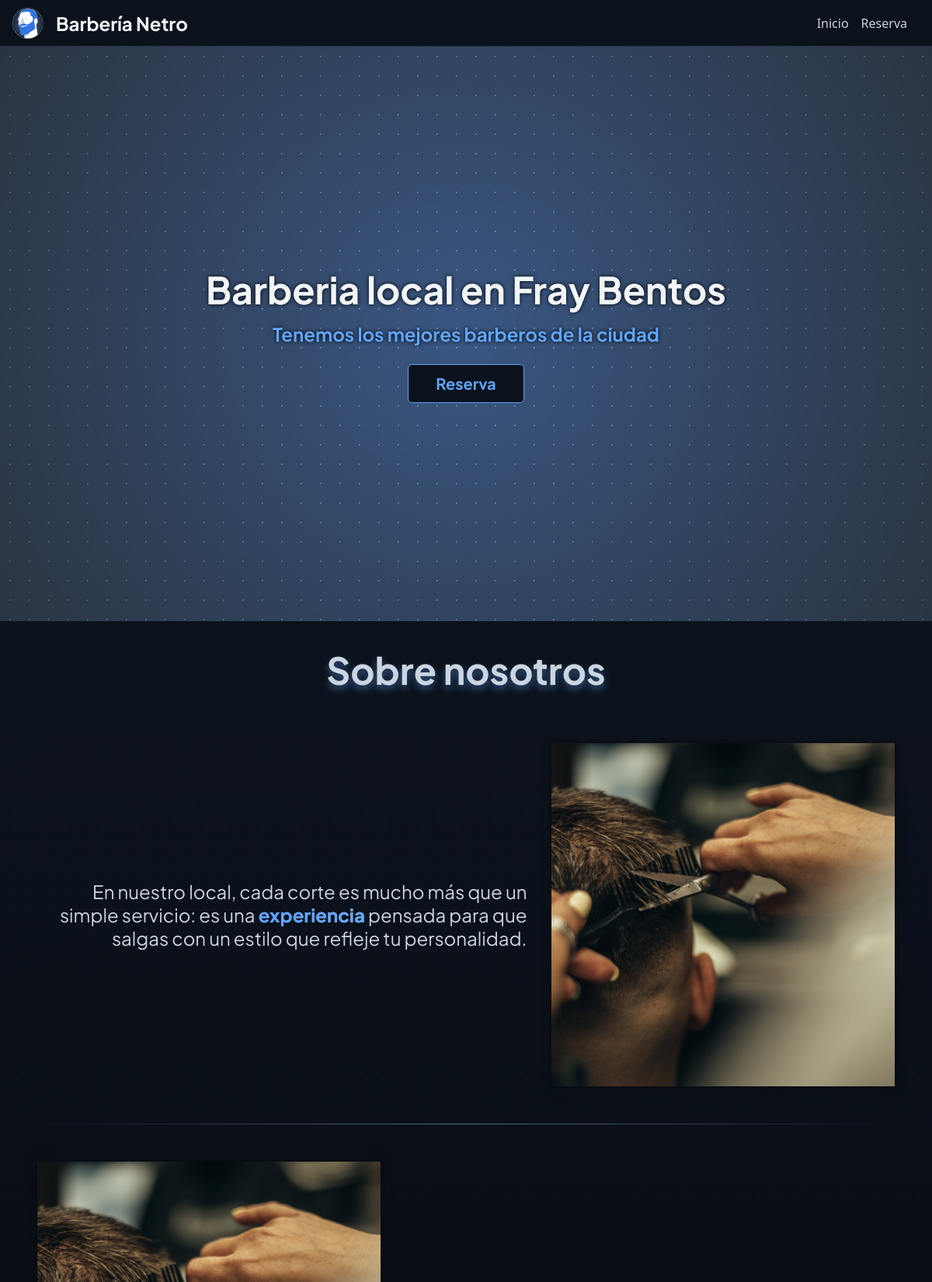
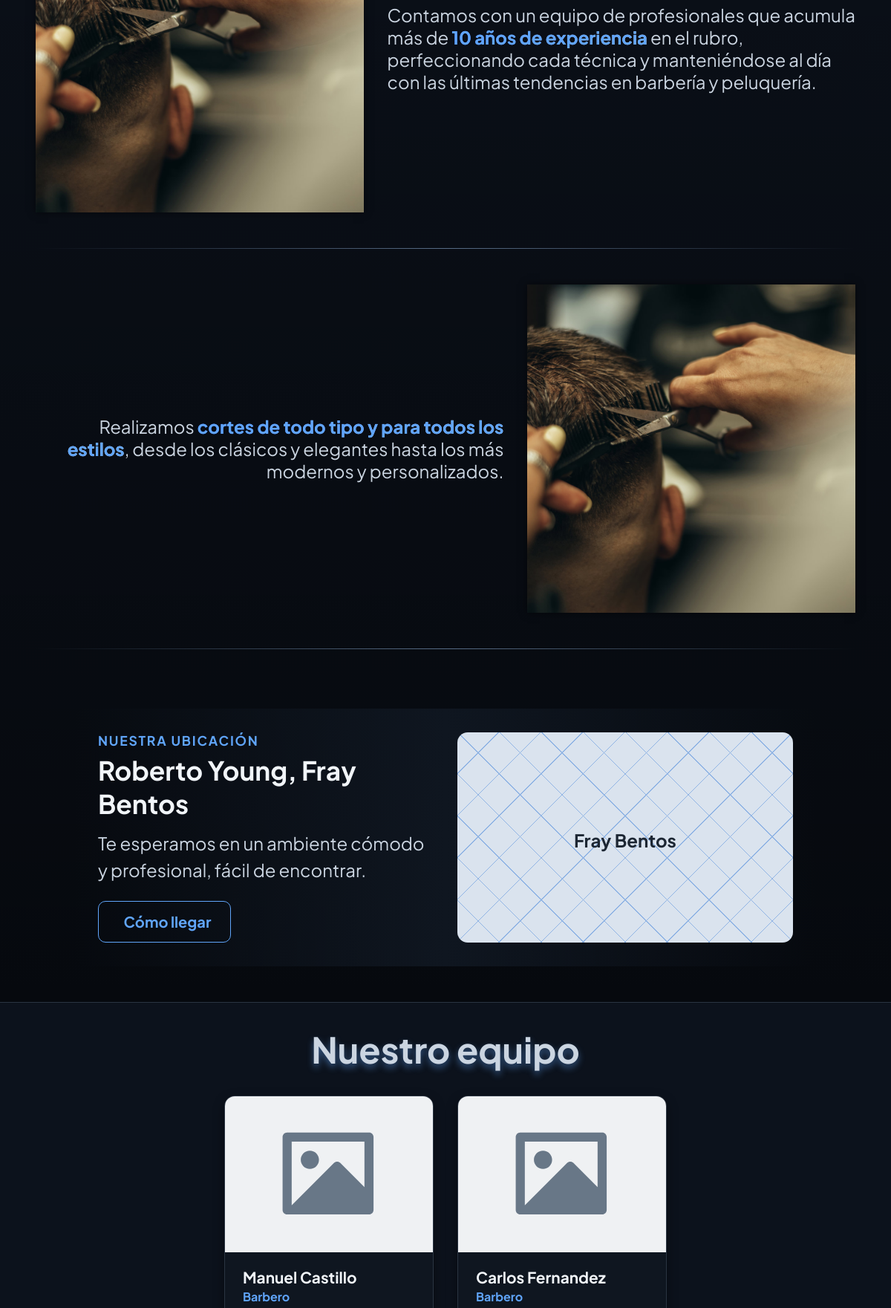
The app's page /sections/index.php (upper part) with its own data (2 pictures, top to bottom).
### tables this page shows
CREATE TABLE `barbero` (
  `id_barbero` int NOT NULL,
  `contrasena` varchar(255) NOT NULL,
  `url_imagen` varchar(255) DEFAULT NULL,
  `nombre` varchar(100) NOT NULL,
  `apellido` varchar(100) NOT NULL,
  `especialidad` varchar(50) DEFAULT NULL,
  `en_netro_desde` int DEFAULT NULL,
  `estado` enum('Disponible','No disponible') NOT NULL DEFAULT 'Disponible',
  `anio_inicio` year NOT NULL
);

### sections/comun.php (called while the page is built, shortened)
<?php
function foto_barbero($url_imagen) {
    return '../resources/images/landscape-placeholder.svg';
}

### sections/index.php (the view, shortened to what this page needs)
<?php
require_once __DIR__ . '/comun.php';
$sql = "SELECT b.id_barbero, b.nombre, b.apellido, b.url_imagen,
                b.anio_inicio, b.en_netro_desde, b.especialidad
        FROM barbero b";
$resultado = mysqli_query($conexion, $sql);
?>
<!DOCTYPE html>
<html lang="es">
<head>
    <link rel="stylesheet" href="../css/body.css">
    <link rel="stylesheet" href="../css/main.css">
    <link rel="stylesheet" href="../css/header.css">
    <link rel="stylesheet" href="../css/footer.css">
    <link rel="stylesheet" href="https://unpkg.com/@phosphor-icons/web@2.1.1/src/regular/style.css">
    <link rel="stylesheet" href="https://unpkg.com/@phosphor-icons/web@2.1.1/src/fill/style.css">
</head>
<body>
    <header class="header">
        <p id="Titulo">Barbería Netro</p>
        <div class="contenedor_botones">
            <a href="index.php" class="boton">Inicio</a>
            <a href="reserva.php" class="boton">Reserva</a>
        </div>
    </header>
    <main>
        <section id="hero">
            <h1>Barberia local en Fray Bentos</h1>
            <h2>Tenemos los mejores barberos de la ciudad</h2>
            <a href="reserva.php" class="botonhero">Reserva</a>
        </section>
        <section id="about">
            <h2>Sobre nosotros</h2>
            <div id="grid-about">
                <div class="fila">
                    <div class="texto">
                        <p>En nuestro local, cada corte es mucho más que un simple servicio: es una <span class="destacado">experiencia</span> pensada para que salgas con un estilo que refleje tu personalidad.</p>
                    </div>
                    <div class="imagen-p" id="img1"></div>
                </div>
                <div class="separador"></div>
                <div class="fila-inv">
                    <div class="imagen-p" id="img2"></div>
                    <div class="texto-inv">
                        <p>Contamos con un equipo de profesionales que acumula más de <span class="destacado">10 años de experiencia</span> en el rubro, perfeccionando cada técnica y manteniéndose al día con las últimas tendencias en barbería y peluquería.</p>
                    </div>
                </div>
                <div class="separador"></div>
                <div class="fila">
                    <div class="texto">
                        <p>Realizamos <span class="destacado">cortes de todo tipo y para todos los estilos</span>, desde los clásicos y elegantes hasta los más modernos y personalizados.</p>
                    </div>
                    <div class="imagen-p" id="img3"></div>
                </div>
                <div class="separador"></div>
            </div>
            <div id="ubicacion">
                <div class="ubicacion-tarjeta">
                    <div class="ubicacion-info">
                        <div class="ubicacion-textos">
                            <p class="ubicacion-etiqueta">Nuestra ubicación</p>
                            <h3 class="ubicacion-titulo">Roberto Young, Fray Bentos</h3>
                            <p class="ubicacion-desc">Te esperamos en un ambiente cómodo y profesional, fácil de encontrar.</p>
                            <a href="https://maps.app.goo.gl/tH9YdmRhossLJBuM8" target="_blank" class="ubicacion-boton">
                                <i class="ph ph-map-trifold"></i> Cómo llegar
                            </a>
                        </div>
                    </div>
                    <a href="https://maps.app.goo.gl/tH9YdmRhossLJBuM8" target="_blank" class="ubicacion-mapa">
                        <span>Fray Bentos</span>
                    </a>
                </div>
            </div>
        </section>
        <section id="team">
            <h2>Nuestro equipo</h2>
            <div class="equipo-grid">
                <?php while ($barbero = mysqli_fetch_assoc($resultado)): ?>
                    <?php
                        $foto = foto_barbero($barbero['url_imagen']);
                        $nombreCompleto = $barbero['nombre'] . ' ' . $barbero['apellido'];
                    ?>
                    <div class="tarjeta-barbero">
                        <div class="tarjeta-barbero-foto">
                            <img src="<?= htmlspecialchars($foto) ?>" alt="Foto de <?= htmlspecialchars($nombreCompleto) ?>">
                        </div>
                        <div class="tarjeta-barbero-info">
                            <p class="tarjeta-barbero-nombre"><?= htmlspecialchars($nombreCompleto) ?></p>
                            <p class="tarjeta-barbero-puesto">Barbero</p>
                        </div>
                    </div>
                <?php endwhile; ?>
            </div>
        </section>
    </main>
</body>
</html>

### css/body.css (style rules this page uses)
body { font-family: 'Plus Jakarta Sans'; font-size: 16px; margin: 0; background: #0c121c; color: #cbd5e1; }
h1 { margin: 0; }
h2 { margin: 0; }

### css/header.css (style rules this page uses)
.header { position: sticky; display: flex; background: #0c121c; border-bottom: 1px solid #2a3441; top: 0; padding-left: max(1rem, env(safe-area-inset-left)); padding-right: max(1rem, env(safe-area-inset-right)); box-sizing: border-box; width: 100%; justify-content: space-between; align-items: center; gap: 0.75rem; margin: 0; height: 60px; z-index: 2; }
#Titulo { color: #f1f5f9; font-size: 1.5rem; font-weight: bold; pointer-events: none; user-select: none; display: flex; flex-direction: row; align-items: center; gap: 1rem; min-width: 0; white-space: nowrap; overflow: hidden; text-overflow: ellipsis; }
#Titulo::before { content: ""; display: block; background-image: url(../resources/images/logo.png); background-position: center; background-repeat: no-repeat; background-size: contain; width: 40px; height: 40px; flex-shrink: 0; position: relative; }
.contenedor_botones { display: flex; align-items: center; gap: 1rem; flex-shrink: 0; }
.boton { background: none; border: none; font-size: 1rem; height: auto; color: #cbd5e1; font-family: system-ui, -apple-system, BlinkMacSystemFont, 'Segoe UI', Roboto, Oxygen, Ubuntu, Cantarell, 'Open Sans', 'Helvetica Neue', sans-serif; display: inline-flex; align-items: center; justify-content: center; text-decoration: none; white-space: nowrap; }

### records on screen
barbero: nombreCompleto "Manuel Castillo"
barbero: nombreCompleto "Carlos Fernandez"
